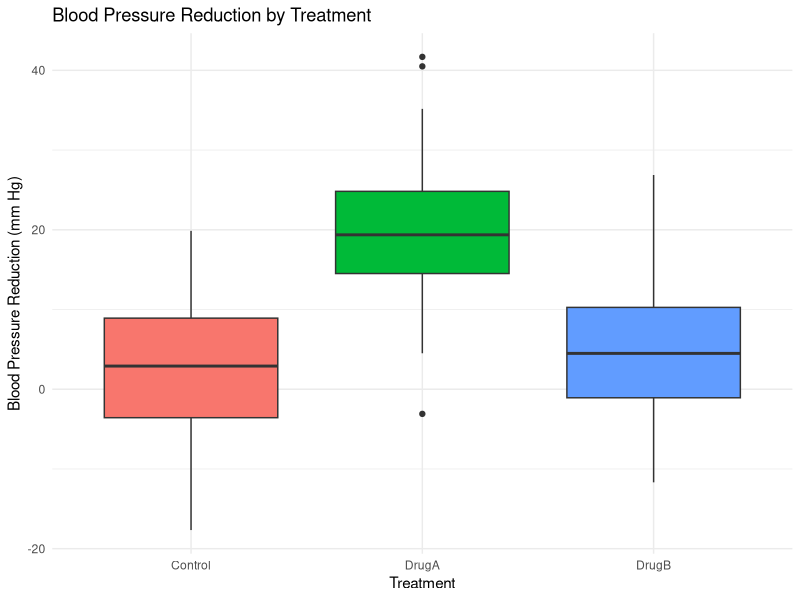
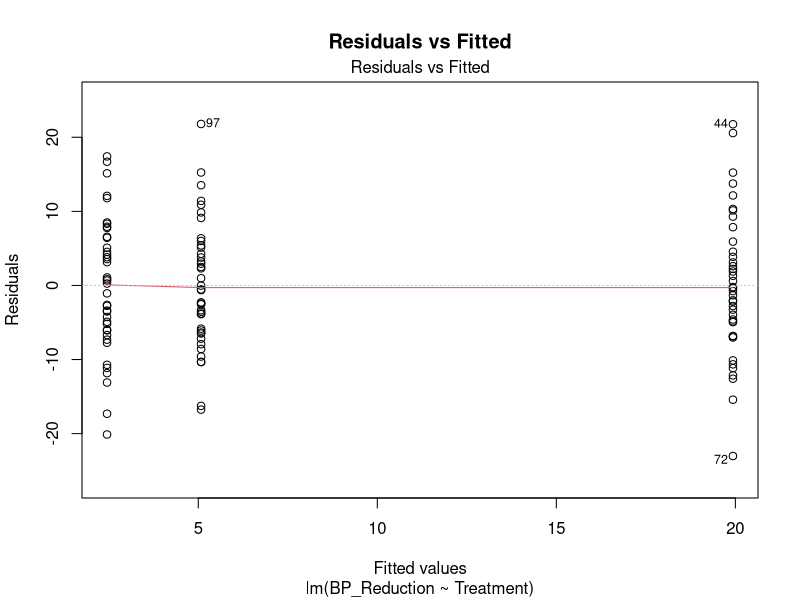
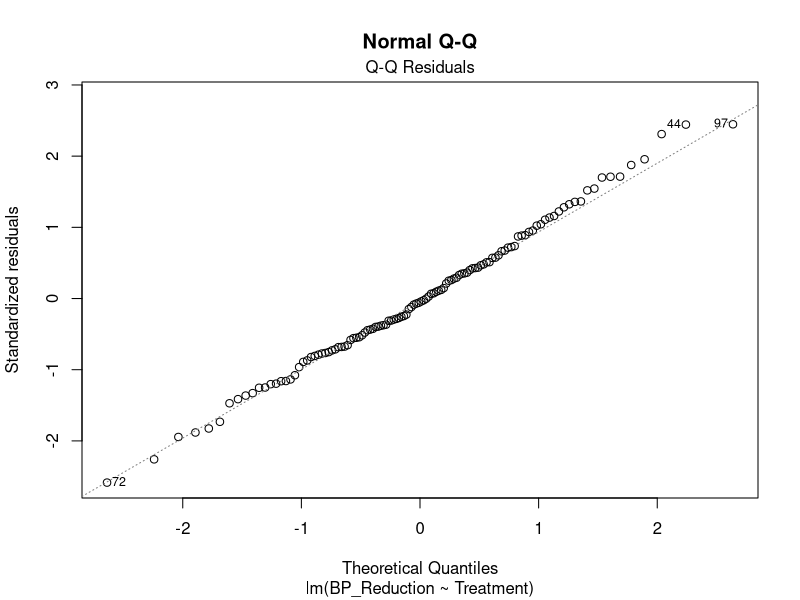

Write the R code that produced these figures, in order.
## ---- chunk 1
#| label: setup
#| include: false

# configure global options for R code chunks:
# warning = F to suppress the display of warning messages generated during the execution of code chunks
# message = F to suppress the display of messages produced during the execution of code chunks
knitr::opts_chunk$set(warning = FALSE, message = FALSE)

# This qmd file requires the following packages to be installed:
# c("dplyr", "ggplot2", "emmeans", "lme4")
## ---- chunk 2
# Generating data for the single-factor experimental design
set.seed(123)
control <- rnorm(40, mean = 2, sd = 10)
drugA <- rnorm(40, mean = 20, sd = 10)
drugB <- rnorm(40, mean = 5, sd = 10)

# Combining data into a data frame
data_oneway <- data.frame(
  Treatment = factor(rep(c("Control", "DrugA", "DrugB"), each = 40),
                     levels = c("Control", "DrugA", "DrugB")),
  BP_Reduction = c(control, drugA, drugB)
)
## ---- chunk 3
# Visualizing the results
library(ggplot2)
ggplot(data_oneway, aes(x = Treatment, y = BP_Reduction, fill = Treatment)) +
  geom_boxplot() +
  labs(title = "Blood Pressure Reduction by Treatment",
       x = "Treatment", y = "Blood Pressure Reduction (mm Hg)") +
  theme_minimal() +
  theme(legend.position = "none")
## ---- chunk 4
# Summarizing data
library(dplyr)
summary_stats <- data_oneway %>%
  group_by(Treatment) %>%
  summarise(
    Mean_BP_Reduction = mean(BP_Reduction),
    SD_BP_Reduction = sd(BP_Reduction)
  )

summary_stats
## ---- chunk 5
options(contrasts = c("contr.sum", "contr.poly"))  # Effects coding

# Fitting the model with effects coding
model_oneway <- lm(BP_Reduction ~ Treatment, data = data_oneway)
summary(model_oneway)
## ---- chunk 6
# ANOVA table
anova_results <- anova(model_oneway)
anova_results
## ---- chunk 7
# Obtain estimated marginal means
library(emmeans)
emms <- emmeans(model_oneway, ~ Treatment)
emms
## ---- chunk 8
# Performing post-hoc analysis with emmeans
contrast(emms, method="pairwise", adjust="Bonferroni")

## ---- chunk 9
# Residuals vs Fitted
plot(model_oneway, which = 1, main = "Residuals vs Fitted")

# Normal Q-Q
plot(model_oneway, which = 2, main = "Normal Q-Q")
